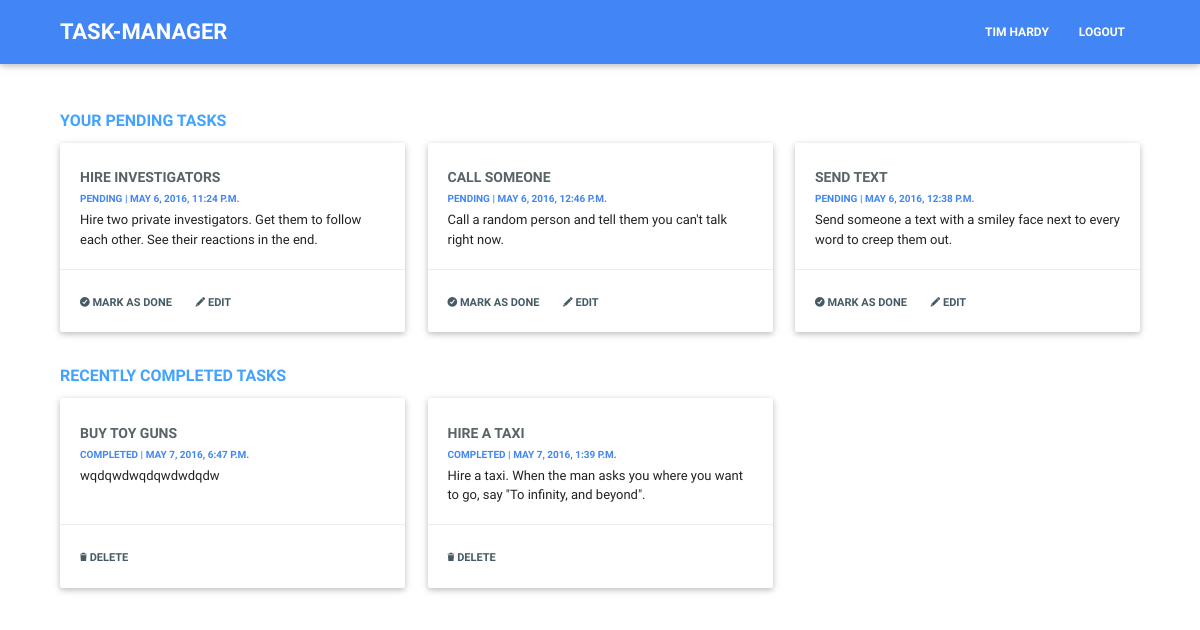
The page /profile (signed in) on the database its author committed.
### todo/models.py (models this page shows, shortened)
class ToDo(models.Model):
	title = models.CharField(max_length=100)
	desc = models.CharField(max_length=1000)
	creator = models.ForeignKey(User, related_name="todos")
	is_deleted = models.BooleanField(default=False)
	created_at = models.DateTimeField(auto_now_add=True)
	updated_at = models.DateTimeField(auto_now=True)
	class Meta:
		verbose_name_plural = "TODOs"

### todo/views.py (the view)
# urls.py: url(r'^profile/delete_todo/(?P<todo_id>\d+)', 'todo.views.delete_todo_profile', name='delete_todo_profile'),
@login_required
def profile(request):
	todos = ToDo.objects.filter(creator=request.user)
	pending_todos, deleted_todos = get_profile_data(todos)
	return render_to_response('profile.html', {'todos': pending_todos, 'deleted_todos': deleted_todos},
							   context_instance=RequestContext(request))

### todo/views.py (called while the page is built)
def get_profile_data(todos):
	pending_todos = todos.exclude(is_deleted=True).order_by('-created_at')
	deleted_todos = todos.filter(is_deleted=True).order_by('-updated_at')
	return (pending_todos, deleted_todos)

### templates/profile.html (shortened to what this page needs)
{% extends 'index.html' %}
{% block page_content %}
	{% if diff_user %}
	<h6 class="header-text">{{ cur_user.get_username }}'s pending tasks</h6>
	{% else %}
	<h6 class="header-text">your pending tasks</h6>
	{% endif %}
	<div class="row">
		{% if todos %}
			{% for todo in todos %}
				<div class="col l4 m6 s12">
					<div class="card">
						<div class="card-content">
						    <h6 class="title news-headline">{{ todo.title }}</h6>
						    <h6 class="news-title">Pending | {{ todo.created_at }}</h6>
						    <p class="news-text">{{ todo.desc }}</p>
						</div>
						{% if not diff_user %}
						<div class="card-action">
		                	<a href="/profile/delete_todo/{{ todo.id }}/"><i class="ion-checkmark-circled"></i> Mark as Done</a>
		                	<a href="/profile/edit_todo/{{ todo.id }}/" class="edit-todo"><i class="ion-edit"></i> Edit</a>
			            </div>
						{% endif %}
			        </div>
				</div>
			{% endfor %}
		{% else %}
			<div class="col l12 m6 s12">
				<div class="card-panel title news-headline center-align">
					No tasks to show!!
				</div>
			</div>
		{% endif %}
	</div>
	<h6 class="header-text">recently completed tasks</h6>
	<div class="row">
		{% if deleted_todos %}
			{% for todo in deleted_todos %}
				<div class="col l4 m6 s12">
					<div class="card">
						<div class="card-content">
						    <h6 class="title news-headline">{{ todo.title }}</h6>
						    <h6 class="news-title">completed | {{ todo.updated_at }}</h6>
						    <p class="news-text">{{ todo.desc }}</p>
						</div>
						{% if not diff_user %}
						<div class="card-action">
		                	<a href="/delete_trash/{{ todo.id }}/"><i class="ion-trash-b"></i> Delete</a>
			            </div>
			            {% endif %}
			        </div>
				</div>
			{% endfor %}
		{% else %}
				<div class="col l12 m6 s12">
					<div class="card-panel title news-headline center-align">
						No tasks to show!!
					</div>
				</div>
		{% endif %}
	</div>
{% endblock %}

### templates/index.html (shortened to what this page needs)
{% load staticfiles %}
<!DOCTYPE html>
<html lang="en">
    <head>
        <link href="{% static 'assets/css/materialize.min.css' %}" type="text/css" rel="stylesheet" media="screen,projection"/>
        <link href="{% static 'assets/css/ionicons.min.css' %}" type="text/css" rel="stylesheet" media="screen,projection"/>
        <link href="{% static 'assets/css/style.css' %}" type="text/css" rel="stylesheet" media="screen,projection"/>
    </head>
    <body>
        <div class="navbar-fixed">
            <nav>
                <div class="container">
                    <a href="/" class="brand-logo">TASK-MANAGER</a>
                    <ul class="right hide-on-med-and-down">
                        {% if user.is_authenticated %}
                            <li><a href="/profile/">{{ user.get_full_name }}</a></li>
                            <li><a href="/logout/">logout</a></li>
                        {% else %}
                            <li><a href="/login/">login</a></li>
                        {% endif %}
                    </ul>
                </div>
            </nav>
        </div>
        <div class="container" id="body-container">
            <div class="section">
                {% block page_content %}
                {% endblock %}
            </div>
        </div>
    </body>
</html>

### static/css/style.css (style rules this page uses)
@media (min-width: 993px) { .container { width: 90%; } }
#body-container { margin-top: 25px; }
nav { background-color: #4285f4; }
nav .brand-logo { font-size: 22px; font-weight: 600; color: #FFF; }
nav ul a { font-weight: 600; font-size: 12px; color: #FFF; text-transform: uppercase; }
.header-text { font-weight: 800; font-size: 16px; color: rgb(65, 163, 255); text-transform: uppercase; }
.title.news-headline { font-weight: 600; font-size: 14px; text-transform: uppercase; color: #576366; }
.news-text { font-weight: 400; font-size: 13px; color: #455a64; }
.news-title { font-weight: 600; font-size: 10px; color: #4285f4; text-transform: uppercase; }
.card .card-action a:not(.btn):not(.btn-large):not(.btn-floating) { font-weight: 700; font-size: 11px; color: #455a64; text-transform: uppercase; }

### rows shown on the page
ToDo: title "HIRE INVESTIGATORS", created_at "MAY 6, 2016, 11:24 P.M.", desc "Hire two private investigators. Get them to follow each other. See their reactions in the end."
ToDo: title "CALL SOMEONE", created_at "MAY 6, 2016, 12:46 P.M.", desc "Call a random person and tell them you can't talk right now."
ToDo: title "SEND TEXT", created_at "MAY 6, 2016, 12:38 P.M.", desc "Send someone a text with a smiley face next to every word to creep them out."
ToDo: title "BUY TOY GUNS", updated_at "MAY 7, 2016, 6:47 P.M.", desc "wqdqwdwqdqwdwdqdw"
ToDo: title "HIRE A TAXI", updated_at "MAY 7, 2016, 1:39 P.M.", desc "Hire a taxi. When the man asks you where you want to go, say \"To infinity, and beyond\"."

### other values the page prints
{{ user.get_full_name }} "TIM HARDY"
